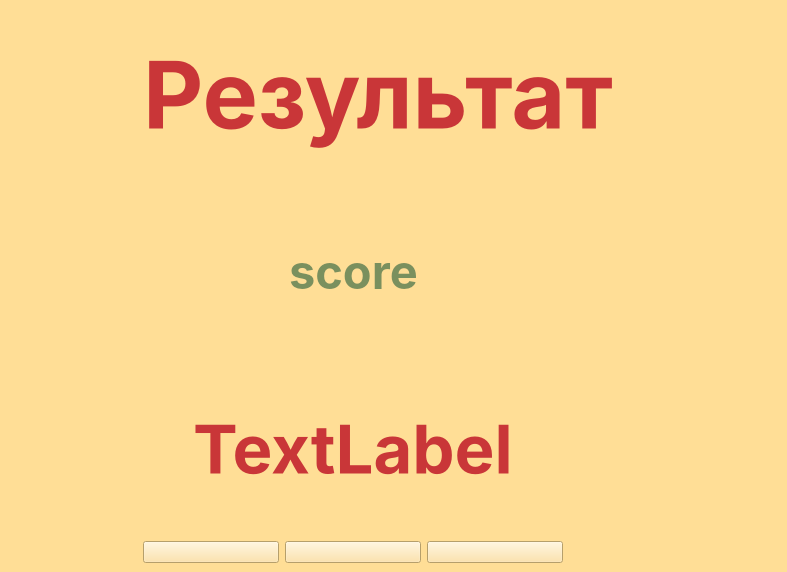
<?xml version="1.0" encoding="UTF-8"?>
<ui version="4.0">
 <class>MainWindow</class>
 <widget class="QMainWindow" name="MainWindow">
  <property name="geometry">
   <rect>
    <x>0</x>
    <y>0</y>
    <width>787</width>
    <height>572</height>
   </rect>
  </property>
  <property name="windowTitle">
   <string>Результат игры</string>
  </property>
  <property name="styleSheet">
   <string notr="true">background-color: #FFDE96;</string>
  </property>
  <widget class="QWidget" name="centralwidget">
   <layout class="QGridLayout" name="gridLayout">
    <item row="2" column="6" colspan="3">
     <spacer name="horizontalSpacer_6">
      <property name="orientation">
       <enum>Qt::Orientation::Horizontal</enum>
      </property>
      <property name="sizeHint" stdset="0">
       <size>
        <width>229</width>
        <height>20</height>
       </size>
      </property>
     </spacer>
    </item>
    <item row="3" column="0" colspan="2">
     <spacer name="horizontalSpacer_7">
      <property name="orientation">
       <enum>Qt::Orientation::Horizontal</enum>
      </property>
      <property name="sizeHint" stdset="0">
       <size>
        <width>128</width>
        <height>20</height>
       </size>
      </property>
     </spacer>
    </item>
    <item row="2" column="3" colspan="3">
     <widget class="QLabel" name="label_score">
      <property name="styleSheet">
       <string notr="true">font-size: 50pt;
color: #C93638;
font-weight: bold;
font-family: Inter;</string>
      </property>
      <property name="text">
       <string>TextLabel</string>
      </property>
     </widget>
    </item>
    <item row="3" column="2" colspan="5">
     <layout class="QHBoxLayout" name="horizontalLayout">
      <item>
       <widget class="QPushButton" name="b_home">
        <property name="text">
         <string/>
        </property>
        <property name="icon">
         <iconset resource="icon-result.qrc">
          <normaloff>:/icons/icons/home.svg</normaloff>:/icons/icons/home.svg</iconset>
        </property>
        <property name="iconSize">
         <size>
          <width>128</width>
          <height>128</height>
         </size>
        </property>
       </widget>
      </item>
      <item>
       <widget class="QPushButton" name="b_restart">
        <property name="text">
         <string/>
        </property>
        <property name="icon">
         <iconset resource="icon-result.qrc">
          <normaloff>:/icons/icons/restart.svg</normaloff>:/icons/icons/restart.svg</iconset>
        </property>
        <property name="iconSize">
         <size>
          <width>128</width>
          <height>128</height>
         </size>
        </property>
       </widget>
      </item>
      <item>
       <widget class="QPushButton" name="b_exit">
        <property name="text">
         <string/>
        </property>
        <property name="icon">
         <iconset resource="icon-result.qrc">
          <normaloff>:/icons/icons/exit.svg</normaloff>:/icons/icons/exit.svg</iconset>
        </property>
        <property name="iconSize">
         <size>
          <width>128</width>
          <height>128</height>
         </size>
        </property>
       </widget>
      </item>
     </layout>
    </item>
    <item row="1" column="5" colspan="4">
     <spacer name="horizontalSpacer_4">
      <property name="orientation">
       <enum>Qt::Orientation::Horizontal</enum>
      </property>
      <property name="sizeHint" stdset="0">
       <size>
        <width>330</width>
        <height>20</height>
       </size>
      </property>
     </spacer>
    </item>
    <item row="1" column="4">
     <widget class="QLabel" name="label_2">
      <property name="styleSheet">
       <string notr="true">font-size: 35pt;
color: #7A905E;
font-weight: bold;
font-family: Inter;</string>
      </property>
      <property name="text">
       <string>score</string>
      </property>
     </widget>
    </item>
    <item row="1" column="0" colspan="4">
     <spacer name="horizontalSpacer_3">
      <property name="orientation">
       <enum>Qt::Orientation::Horizontal</enum>
      </property>
      <property name="sizeHint" stdset="0">
       <size>
        <width>294</width>
        <height>20</height>
       </size>
      </property>
     </spacer>
    </item>
    <item row="0" column="8">
     <spacer name="horizontalSpacer_2">
      <property name="orientation">
       <enum>Qt::Orientation::Horizontal</enum>
      </property>
      <property name="sizeHint" stdset="0">
       <size>
        <width>137</width>
        <height>20</height>
       </size>
      </property>
     </spacer>
    </item>
    <item row="3" column="7" colspan="2">
     <spacer name="horizontalSpacer_8">
      <property name="orientation">
       <enum>Qt::Orientation::Horizontal</enum>
      </property>
      <property name="sizeHint" stdset="0">
       <size>
        <width>165</width>
        <height>20</height>
       </size>
      </property>
     </spacer>
    </item>
    <item row="2" column="0" colspan="3">
     <spacer name="horizontalSpacer_5">
      <property name="orientation">
       <enum>Qt::Orientation::Horizontal</enum>
      </property>
      <property name="sizeHint" stdset="0">
       <size>
        <width>192</width>
        <height>20</height>
       </size>
      </property>
     </spacer>
    </item>
    <item row="0" column="0">
     <spacer name="horizontalSpacer">
      <property name="orientation">
       <enum>Qt::Orientation::Horizontal</enum>
      </property>
      <property name="sizeHint" stdset="0">
       <size>
        <width>122</width>
        <height>20</height>
       </size>
      </property>
     </spacer>
    </item>
    <item row="0" column="2" colspan="6">
     <widget class="QLabel" name="label">
      <property name="styleSheet">
       <string notr="true">font-size: 70pt;
color: #C93638;
font-weight: bold;
font-family: Inter;
</string>
      </property>
      <property name="text">
       <string>Результат</string>
      </property>
     </widget>
    </item>
   </layout>
  </widget>
 </widget>
 <resources>
  <include location="icon-result.qrc"/>
 </resources>
 <connections/>
</ui>
